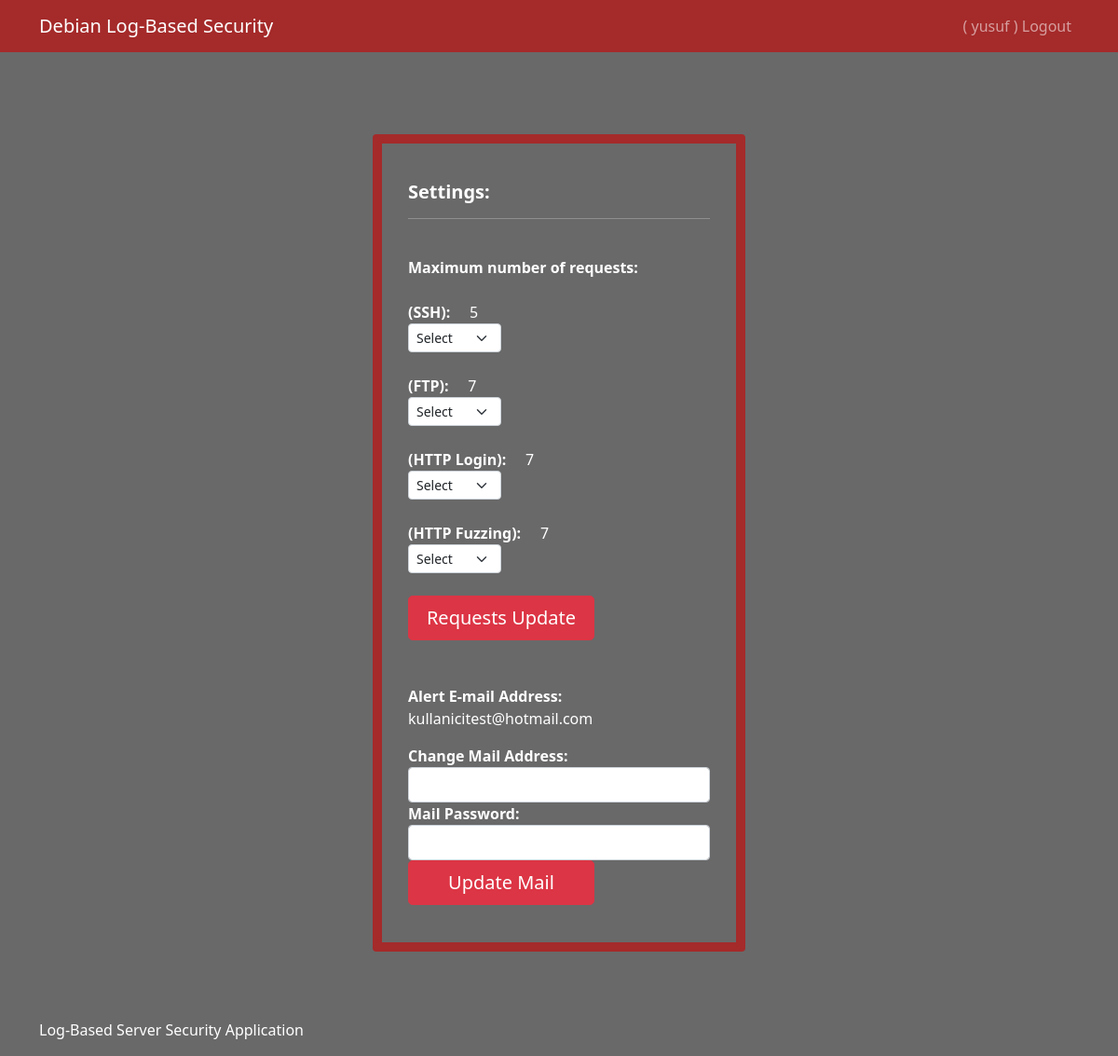
/select/settings/ (signed in), run on an earlier commit of the app's database.
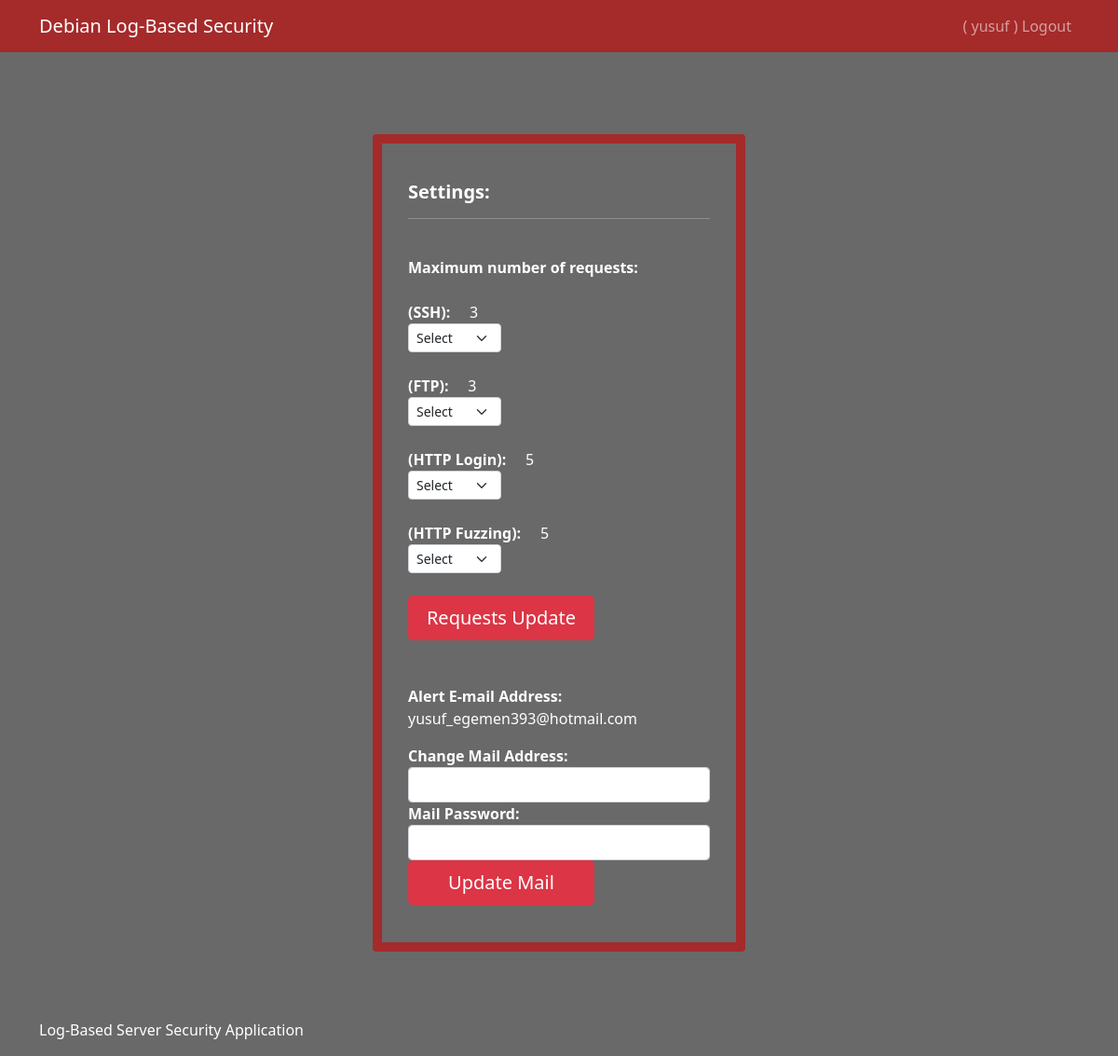
And on a later commit of the database.
### Configuration/models.py (models this page shows)
class trycount(models.Model):
    service = models.CharField(max_length=100)
    trycount = models.CharField(max_length=10)

class mail(models.Model):
    mail = models.CharField(max_length=100)
    password = models.CharField(max_length=100)

### Configuration/views.py (the view)
# urls.py: path('settings/', views.settings, name='settings'),
def settings(request):
    if request.method == 'POST':
        select = request.POST['select']
        if select == "Update Mail":
            mail.objects.all().delete()
            email = request.POST['mail']
            mailpass = request.POST['mailpass']
            mail.objects.create(mail = email, password = mailpass)
        else:
            ssh = request.POST['SSH']
            ftp = request.POST['FTP']
            httplogin = request.POST['HTTP Login']
            httpfuzzing = request.POST['HTTP Fuzzing']
            if ssh == "selecting":
                pass
            else:
                trycount.objects.filter(service="SSH").update(trycount=f"{ssh}")
            if ftp == "selecting":
                pass
            else:
                trycount.objects.filter(service="FTP").update(trycount=f"{ftp}")
            if httplogin == "selecting":
                pass
            else:
                trycount.objects.filter(service="HTTP Login").update(trycount=f"{httplogin}")
            if httpfuzzing == "selecting":
                pass
            else:
                trycount.objects.filter(service="HTTP Fuzzing").update(trycount=f"{httpfuzzing}")
        return redirect('settings')
    else:
        email =  mail.objects.all()
        requesttrycount =  trycount.objects.all()
        context = {
            'mail':  email,
            'try': requesttrycount
        }
        return render(request, "pages/settings.html", context)

### templates/pages/settings.html (shortened to what this page needs)
{% extends 'layout.html' %}
{% block content %}
{% if user.is_authenticated %}
<br><br><br>
<div class="row justify-content-center align-items-center">
    <div class="card my-3" style="background-color:#696969; border-color:#A52A2A; border-width:10px; color:white; width:400px;">
        <div class="card-body">
            <h5 class="card-title">
                <br><b>Settings:</b>
                <hr color:"#696969"></hr>
            </h5>
            <br>
<div class="form-group w-100" style="color:white;">
    <form action="{% url 'settings' %}" method='POST'>
        <b>Maximum number of requests:</b><br><br>
            {% if try %}
            {% for t in try %}
            <label for="try" style="color:white;"><b>({{ t.service }}):</b> &nbsp;&nbsp;&nbsp; {{ t.trycount }} </label>
            <select name="{{t.service}}" class="form-select form-select-sm" style="width:100px">
                <option value="selecting">Select</option>
            </select> <br>
            {% endfor %}
            {% else %}
            xxx
            {% endif %}
            <input type="submit" class="btn btn-danger btn-lg btn-block" name="select" value="Requests Update" style="width:200px;">
    </form><br>
</div>
<br>
<label for="mail" style="color:white;"><b>Alert E-mail Address:</b></label><br>
{% if mail %}
{% for m in mail %}
<p style="color:white">{{ m.mail }}</p>
{% endfor %}
{% else %}
xxx
{% endif %}
<div class="form-group w-100" style="color:white;">
    <form action="{% url 'settings' %}" method='POST'>
        <label for="mail"><b>Change Mail Address:</b></label>
        <input type="text" name="mail" class="form-control">
        <label for="mail"><b>Mail Password:</b></label>
        <input type="text" name="mailpass" class="form-control">
        <input type="submit" class="btn btn-danger btn-lg btn-block" name="select" value="Update Mail" style="width:200px;">
    </form>
</div>
<br>
</div>
</div>
</div>
<br>
{% else %}
<br>
<h1> Error ! </h1>
{% endif %}
{% endblock %}

What changed in the data, as far as the page shows it:
removed mail: mail "kullanicitest@hotmail.com"
changed trycount "SSH": trycount "5" → "3"
changed trycount "FTP": trycount "7" → "3"
changed trycount "HTTP Login": trycount "7" → "5"
changed trycount "HTTP Fuzzing": trycount "7" → "5"
added mail: mail "yusuf_egemen393@hotmail.com"
